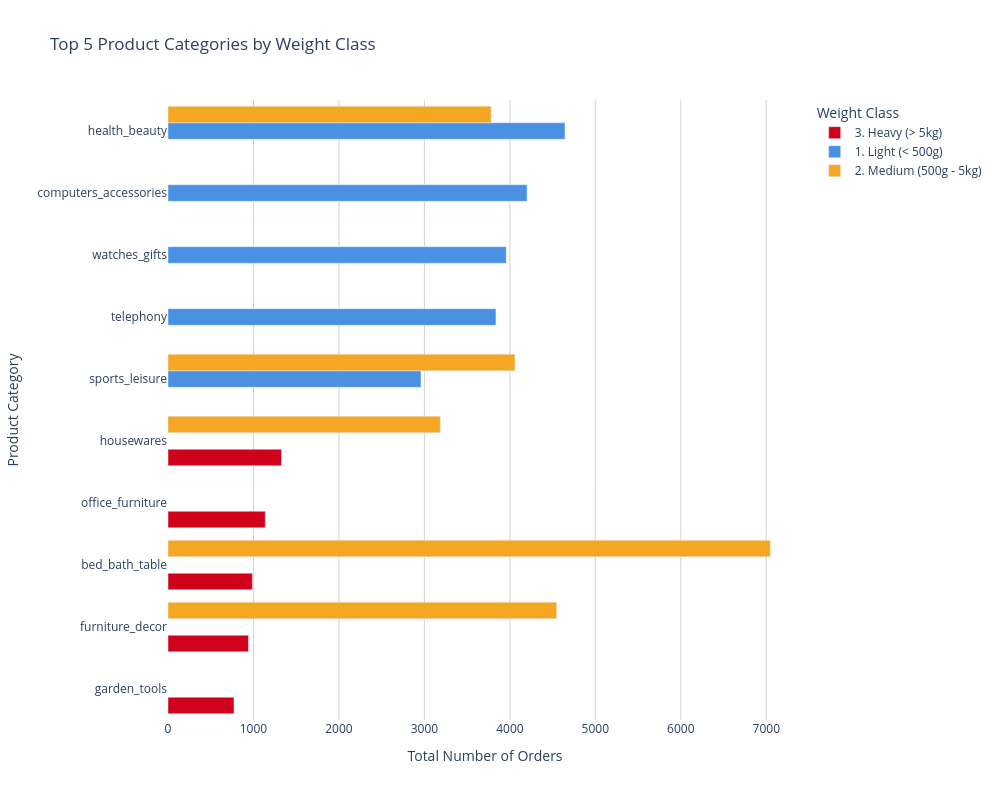

Write notebook code for a chart like this one.
### Code cell
import plotly.express as px

# 1. Sort the data so the highest order counts are at the top
result_weight_products = result_weight_products.sort_values(by='Total_Orders', ascending=True)

# 2. Create the clean, grouped bar chart
fig_products = px.bar(
    result_weight_products,
    x='Total_Orders',
    y='product_category',
    color='weight_category',
    orientation='h',
    barmode='group',         # Groups bars side-by-side instead of stacking
    title='Top 5 Product Categories by Weight Class',
    width=1000,
    height=800,              # Taller to fit all 15 categories
    color_discrete_map={
        '1. Light (< 500g)': '#4A90E2',    # Clean Blue
        '2. Medium (500g - 5kg)': '#F5A623', # Clean Orange
        '3. Heavy (> 5kg)': '#D0021B'        # Clean Red
    }
)

# 3. Clean up the hover (No clumsy labels on the bars)
fig_products.update_traces(
    hovertemplate="<b>%{y}</b><br>Weight: %{fullData.name}<br>Orders: %{x:,.0f}<extra> </extra>"
)

# 4. Professional axis labels and legend
fig_products.update_layout(
    xaxis_title="Total Number of Orders",
    yaxis_title="Product Category",
    legend_title="Weight Class",
    font=dict(size=12),
    plot_bgcolor='white'
)

# 5. Add subtle grid lines
fig_products.update_xaxes(showgrid=True, gridwidth=1, gridcolor='LightGray')

fig_products.show()

### Figure 1 — Plotly figure (JSON) as saved in the notebook; plotly's stock layout.template omitted (floating-point values rounded to 4 significant figures)
{"data": [{"alignmentgroup": "True", "hovertemplate": "<b>%{y}</b><br>Weight: %{fullData.name}<br>Orders: %{x:,.0f}<extra> </extra>", "legendgroup": "3. Heavy (> 5kg)", "marker": {"color": "#D0021B", "pattern": {"shape": ""}}, "name": "3. Heavy (> 5kg)", "offsetgroup": "3. Heavy (> 5kg)", "orientation": "h", "showlegend": true, "textposition": "auto", "type": "bar", "x": [772, 942, 987, 1138, 1328], "xaxis": "x", "y": ["garden_tools", "furniture_decor", "bed_bath_table", "office_furniture", "housewares"], "yaxis": "y"}, {"alignmentgroup": "True", "hovertemplate": "<b>%{y}</b><br>Weight: %{fullData.name}<br>Orders: %{x:,.0f}<extra> </extra>", "legendgroup": "1. Light (< 500g)", "marker": {"color": "#4A90E2", "pattern": {"shape": ""}}, "name": "1. Light (< 500g)", "offsetgroup": "1. Light (< 500g)", "orientation": "h", "showlegend": true, "textposition": "auto", "type": "bar", "x": [2960, 3837, 3957, 4201, 4645], "xaxis": "x", "y": ["sports_leisure", "telephony", "watches_gifts", "computers_accessories", "health_beauty"], "yaxis": "y"}, {"alignmentgroup": "True", "hovertemplate": "<b>%{y}</b><br>Weight: %{fullData.name}<br>Orders: %{x:,.0f}<extra> </extra>", "legendgroup": "2. Medium (500g - 5kg)", "marker": {"color": "#F5A623", "pattern": {"shape": ""}}, "name": "2. Medium (500g - 5kg)", "offsetgroup": "2. Medium (500g - 5kg)", "orientation": "h", "showlegend": true, "textposition": "auto", "type": "bar", "x": [3186, 3780, 4060, 4548, 7047], "xaxis": "x", "y": ["housewares", "health_beauty", "sports_leisure", "furniture_decor", "bed_bath_table"], "yaxis": "y"}], "layout": {"barmode": "group", "font": {"size": 12}, "height": 800, "legend": {"title": {"text": "Weight Class"}, "tracegroupgap": 0}, "plot_bgcolor": "white", "title": {"text": "Top 5 Product Categories by Weight Class"}, "width": 1000, "xaxis": {"anchor": "y", "domain": [0, 1], "gridcolor": "LightGray", "gridwidth": 1, "showgrid": true, "title": {"text": "Total Number of Orders"}}, "yaxis": {"anchor": "x", "domain": [0, 1], "title": {"text": "Product Category"}}}}
